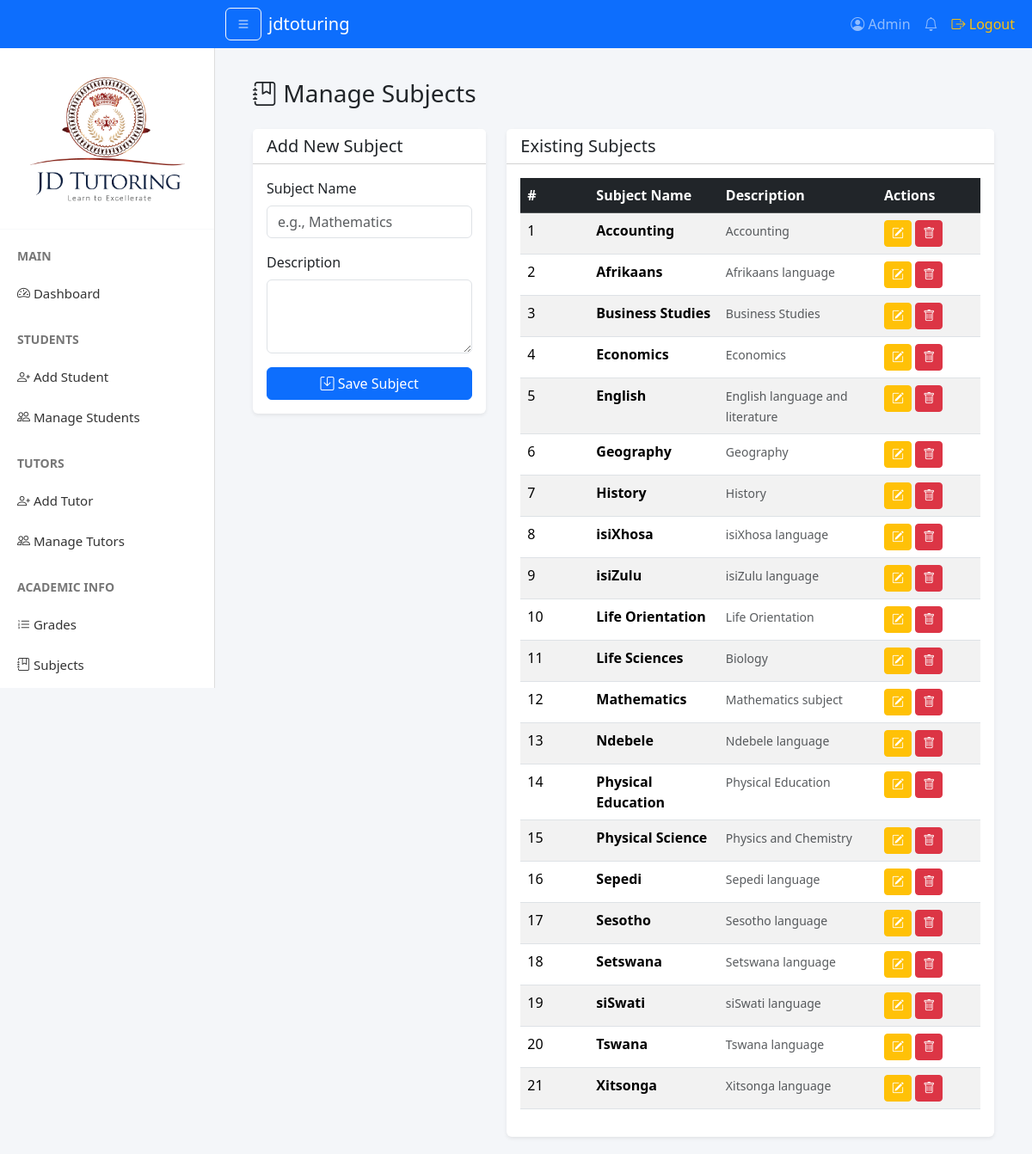
Screenshot of /admin/academic/subjects.php with the database file from the repository.
### tables this page shows
CREATE TABLE IF NOT EXISTS `subjects` (
  `id` int(11) NOT NULL AUTO_INCREMENT,
  `subject_name` varchar(100) NOT NULL,
  `description` text DEFAULT NULL,
  `created_at` timestamp DEFAULT CURRENT_TIMESTAMP,
  PRIMARY KEY (`id`)
);

### admin/academic/subjects.php (the view, shortened to what this page needs)
<?php
require_once '../../templates/header.php';
require_once '../../templates/sidebar.php';
?>
<div class="container-fluid">
    <h3 class="mb-4"><i class="bi bi-journal-bookmark"></i> Manage Subjects</h3>
    <div class="row">
        <div class="col-md-4">
            <div class="card shadow-sm border-0 mb-4">
                <div class="card-header bg-white">
                    <h5 class="mb-0">Add New Subject</h5>
                </div>
                <div class="card-body">
                    <form method="POST">
                        <div class="mb-3">
                            <label class="form-label">Subject Name</label>
                            <input type="text" name="subject_name" class="form-control" placeholder="e.g., Mathematics"
                                required>
                        </div>
                        <div class="mb-3">
                            <label class="form-label">Description</label>
                            <textarea name="description" class="form-control" rows="3"></textarea>
                        </div>
                        <button type="submit" name="add_subject" class="btn btn-primary w-100">
                            <i class="bi bi-save"></i> Save Subject
                        </button>
                    </form>
                </div>
            </div>
        </div>
        <div class="col-md-8">
            <div class="card shadow-sm border-0">
                <div class="card-header bg-white">
                    <h5 class="mb-0">Existing Subjects</h5>
                </div>
                <div class="card-body">
                    <table class="table table-striped table-hover">
                        <thead class="table-dark">
                            <tr>
                                <th width="80">#</th>
                                <th>Subject Name</th>
                                <th>Description</th>
                                <th width="120">Actions</th>
                            </tr>
                        </thead>
                        <tbody>
                            <?php
                            $subjects = $conn->query("SELECT s.*
                                                      FROM subjects s
                                                      ORDER BY s.subject_name");
                            if ($subjects->num_rows > 0):
                                $i = 1;
                                while ($row = $subjects->fetch_assoc()): ?>
                                    <tr>
                                        <td><?php echo $i++; ?></td>
                                        <td><strong><?php echo $row['subject_name']; ?></strong></td>
                                        <td><small class="text-muted"><?php echo $row['description']; ?></small></td>
                                        <td>
                                            <button class="btn btn-warning btn-sm text-white edit-btn"
                                                data-id="<?php echo $row['id']; ?>"
                                                data-name="<?php echo htmlspecialchars($row['subject_name']); ?>"
                                                data-desc="<?php echo htmlspecialchars($row['description']); ?>"
                                                data-bs-toggle="modal" data-bs-target="#editModal">
                                                <i class="bi bi-pencil-square"></i>
                                            </button>
                                            <a href="?delete=<?php echo $row['id']; ?>" class="btn btn-danger btn-sm"
                                                onclick="return confirm('Are you sure you want to delete this subject?');">
                                                <i class="bi bi-trash"></i>
                                            </a>
                                        </td>
                                    </tr>
                                <?php endwhile;
                            else: ?>
                                <tr>
                                    <td colspan="4" class="text-center text-muted py-4">No subjects found.</td>
                                </tr>
                            <?php endif; ?>
                        </tbody>
                    </table>
                </div>
            </div>
        </div>
    </div>
</div>
<?php require_once '../../templates/footer.php'; ?>

### rows the page displays
subjects: subject_name "Accounting", description "Accounting"
subjects: subject_name "Afrikaans", description "Afrikaans language"
subjects: subject_name "Business Studies", description "Business Studies"
subjects: subject_name "Economics", description "Economics"
subjects: subject_name "English", description "English language and literature"
subjects: subject_name "Geography", description "Geography"
subjects: subject_name "History", description "History"
subjects: subject_name "isiXhosa", description "isiXhosa language"
subjects: subject_name "isiZulu", description "isiZulu language"
subjects: subject_name "Life Orientation", description "Life Orientation"
subjects: subject_name "Life Sciences", description "Biology"
subjects: subject_name "Mathematics", description "Mathematics subject"
subjects: subject_name "Ndebele", description "Ndebele language"
subjects: subject_name "Physical Education", description "Physical Education"
subjects: subject_name "Physical Science", description "Physics and Chemistry"
subjects: subject_name "Sepedi", description "Sepedi language"
subjects: subject_name "Sesotho", description "Sesotho language"
subjects: subject_name "Setswana", description "Setswana language"
subjects: subject_name "siSwati", description "siSwati language"
subjects: subject_name "Tswana", description "Tswana language"
subjects: subject_name "Xitsonga", description "Xitsonga language"

### other values shown
$_SESSION['admin_name'] "Admin"
